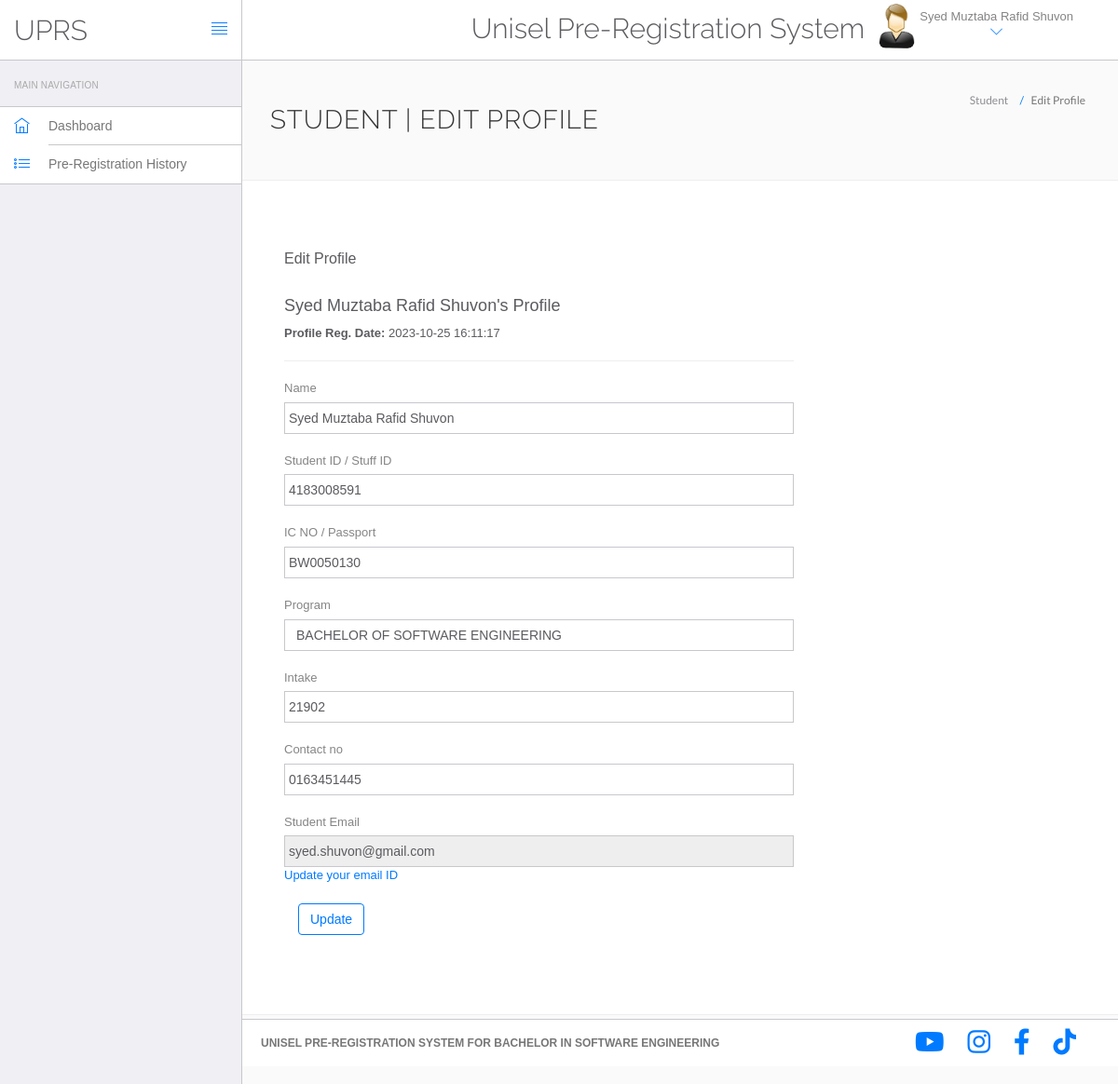
Screenshot of /user/edit-profile.php (signed in) with the database file from the repository.
### tables this page shows
CREATE TABLE `user` (
  `uid` int(11) NOT NULL,
  `name` varchar(100) DEFAULT NULL,
  `studentId` varchar(15) DEFAULT NULL,
  `icno` varchar(15) DEFAULT NULL,
  `email` varchar(50) DEFAULT NULL,
  `contactNo` text DEFAULT NULL,
  `intake` int(11) DEFAULT NULL,
  `pCode` varchar(6) DEFAULT NULL,
  `password` varchar(200) NOT NULL,
  `userType` varchar(5) NOT NULL,
  `CreationDate` datetime NOT NULL DEFAULT current_timestamp()
);

CREATE TABLE `program` (
  `pCode` varchar(6) NOT NULL,
  `pName` varchar(150) NOT NULL
);

### src/user/edit-profile.php (the view, shortened to what this page needs)
<?php
include('include/config.php');
if (strlen($_SESSION['id'] == 0)) {
    header('location:logout.php');
} else {
?>
    <!DOCTYPE html>
    <html lang="en">
    <head>
        <link rel="stylesheet" href="vendor/bootstrap/css/bootstrap.min.css">
        <link rel="stylesheet" href="vendor/fontawesome/css/font-awesome.min.css">
        <link rel="stylesheet" href="vendor/themify-icons/themify-icons.min.css">
        <link href="vendor/animate.css/animate.min.css" rel="stylesheet" media="screen">
        <link href="vendor/perfect-scrollbar/perfect-scrollbar.min.css" rel="stylesheet" media="screen">
        <link href="vendor/switchery/switchery.min.css" rel="stylesheet" media="screen">
        <link href="vendor/bootstrap-touchspin/jquery.bootstrap-touchspin.min.css" rel="stylesheet" media="screen">
        <link href="vendor/select2/select2.min.css" rel="stylesheet" media="screen">
        <link href="vendor/bootstrap-datepicker/bootstrap-datepicker3.standalone.min.css" rel="stylesheet" media="screen">
        <link href="vendor/bootstrap-timepicker/bootstrap-timepicker.min.css" rel="stylesheet" media="screen">
        <link rel="stylesheet" href="assets/css/styles.css">
        <link rel="stylesheet" href="assets/css/plugins.css">
        <link rel="stylesheet" href="assets/css/themes/theme-1.css" id="skin_color" />
    </head>
    <body>
        <div id="app">
            <?php include('include/sidebar.php'); ?>
            <div class="app-content">
                <?php include('include/header.php'); ?>
                <div class="main-content">
                    <div class="wrap-content container" id="container">
                        <section id="page-title">
                            <div class="row">
                                <div class="col-sm-8">
                                    <h1 class="mainTitle">Student | Edit Profile</h1>
                                </div>
                                <ol class="breadcrumb">
                                    <li>
                                        <span>Student </span>
                                    </li>
                                    <li class="active">
                                        <span>Edit Profile</span>
                                    </li>
                                </ol>
                            </div>
                        </section>
                        <div class="container-fluid container-fullw bg-white">
                            <div class="row">
                                <div class="col-md-12">
                                    <div class="row margin-top-30">
                                        <div class="col-lg-8 col-md-12">
                                            <div class="panel panel-white">
                                                <div class="panel-heading">
                                                    <h5 class="panel-title">Edit Profile</h5>
                                                </div>
                                                <div class="panel-body">
                                                    <?php
                                                    $sql = mysqli_query($con, "SELECT * FROM user
                                                    JOIN program ON user.pCode = program.pCode
                                                    WHERE user.uid='" . $_SESSION['id'] . "'");
                                                    while ($data = mysqli_fetch_array($sql)) {
                                                    ?>
                                                        <h4><?php echo htmlentities($data['name']); ?>'s Profile</h4>
                                                        <p><b>Profile Reg. Date:
                                                            </b><?php echo htmlentities($data['CreationDate']); ?></p>
                                                        <hr />
                                                        <form role="form" name="edit" method="post">
                                                            <div class="form-group">
                                                                <label for="name">
                                                                    Name
                                                                </label>
                                                                <input type="text" name="name" class="form-control" value="<?php echo htmlentities($data['name']); ?>">
                                                            </div>
                                                            <div class="form-group">
                                                                <label for="StudentID ">
                                                                    Student ID / Stuff ID
                                                                </label>
                                                                <input type="text" name="sid" class="form-control" value="<?php echo htmlentities($data['studentId']); ?>">
                                                            </div>
                                                            <div class="form-group">
                                                                <label for="ICNO">
                                                                    IC NO / Passport
                                                                </label>
                                                                <input type="text" name="icno" class="form-control" required="required" value="<?php echo htmlentities($data['icno']); ?>">
                                                            </div>
                                                            <div class="form-group">
                                                                <label for="Program">
                                                                    Program
                                                                </label>
                                                                <select name="program" class="form-control" required="true">
                                                                        <option value="<?php echo htmlentities($data['pName']); ?>">
                                                                            <?php echo htmlentities($data['pName']); ?></option>
                                                                </select>
                                                            </div>
                                                            <div class="form-group">
                                                                <label for="Intake">
                                                                    Intake
                                                                </label>
                                                                <input type="text" name="intake" class="form-control" required="required" value="<?php echo htmlentities($data['intake']); ?>">
                                                            </div>
                                                            <div class="form-group">
                                                                <label for=" contactno">
                                                                    Contact no
                                                                </label>
                                                                <input type="text" name="contactno" class="form-control" required="required" value="<?php echo htmlentities($data['contactNo']); ?>">
                                                            </div>
                                                            <div class="form-group">
                                                                <label for="Email">
                                                                    Student Email
                                                                </label>
                                                                <input type="email" name="email" class="form-control" readonly="readonly" value="<?php echo htmlentities($data['email']); ?>">
                                                                <a href="change-emaild.php">Update your email ID</a>
                                                            </div>
                                                            <button type="submit" name="submit" class="btn btn-o btn-primary">
                                                                Update
                                                            </button>
                                                        </form>
                                                    <?php } ?>
                                                </div>
                                            </div>
                                        </div>
                                    </div>
                                </div>
                                <div class="col-lg-12 col-md-12">
                                </div>
                            </div>
                        </div>
                    </div>
                </div>
            </div>
            <?php include('include/footer.php'); ?>
        </div>
    </body>
    </html>
<?php } ?>

### src/user/include/header.php (shortened to what this page needs)
<header class="navbar navbar-default navbar-static-top">
					<div class="navbar-header">
						<a class="navbar-brand" href="#">
							<h2 style="padding-top:20% ">UPRS</h2>
						</a>
						<a href="#" class="sidebar-toggler pull-right visible-md visible-lg" data-toggle-class="app-sidebar-closed" data-toggle-target="#app">
							<i class="ti-align-justify"></i>
						</a>
					</div>
					<div class="navbar-collapse collapse">
						<ul class="nav navbar-right">
								<li  style="padding-top:2% ">
								<h2>Unisel Pre-Registration System</h2>
							</li>
							<li class="dropdown current-user">
								<a href class="dropdown-toggle" data-toggle="dropdown">
									<img src="assets/images/images.jpg"> <span class="username">
									<?php $query=mysqli_query($con,"select name from user where uid='".$_SESSION['id']."'");
while($row=mysqli_fetch_array($query))
{
	echo $row['name'];
}
									?> <i class="ti-angle-down"></i></i></span>
								</a>
							</li>
						</ul>
					</div>
				</header>

### src/user/assets/css/themes/theme-1.css (style rules this page uses)
body { background: #FAFAFA; }
header .navbar-header { background: #ffffff !important; border-right-color: #c8c7cc !important; border-bottom-color: #c8c7cc !important; }
header .navbar-header .sidebar-toggler, header .navbar-header .sidebar-mobile-toggler { color: #007aff !important; }
header .navbar-header .navbar-brand { color: #777 !important; }
header .navbar-collapse { background: #ffffff !important; border-bottom-color: #c8c7cc !important; box-shadow: none !important; }
header .navbar-collapse .navbar-right > li > a { color: #777; }
header .navbar-collapse .navbar-right > li > a i { color: #007aff !important; }

### src/user/include/footer.php (style rules this page uses)
body { font-size: 12px; }

### rows the page displays
user: name "Syed Muztaba Rafid Shuvon", CreationDate "2023-10-25 16:11:17", sid "4183008591", icno "BW0050130", program "BACHELOR OF SOFTWARE ENGINEERING", intake "21902", contactno "0163451445", email "syed.shuvon@gmail.com"
